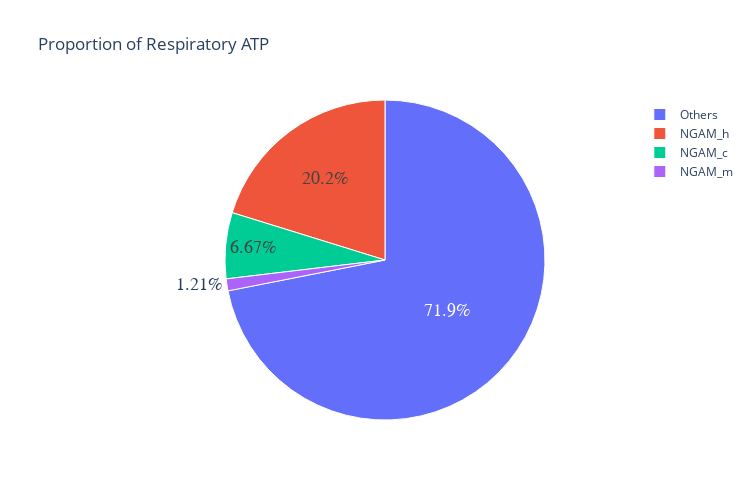

The notebook cell saved with this chart:
### Code cell
#Proportion of maintenace costs on respiratory ATP

L_r_NGAM = ['NGAM_h','NGAM_c','NGAM_m']
L_flux = [result_pfba_c3.fluxes[r_id] for r_id in L_r_NGAM]
print(L_flux)
cplx5_m = c3_model.reactions.get_by_id('cplx5_m')
ATP_cplx5 = result_pfba_c3.fluxes['cplx5_m'] * cplx5_m.get_coefficient('ATP_m')

trace = go.Pie(
    labels = L_r_NGAM + ['Others'],
    values = L_flux + [ATP_cplx5 - sum(L_flux)],
    textfont=dict(size=18,family='Arial',),
    marker=dict(line=dict(color='#FFF', width=1)),
)

data = [trace]

layout = go.Layout(
            title="Proportion of Respiratory ATP",
            height=500, 
            width=750,
            
    )

fig = go.Figure(data=data, layout=layout)

if save_fig:
    iplot(fig,filename='maintenance_respiratory_ATP',image='svg',image_height=500,image_width=750)
    sleep(5)
else:
    iplot(fig)
    
print('ATP Maintainence : Respiratory ATP  =  %s%%' %(round(sum(L_flux) / (ATP_cplx5) * 100,3)))

### Figure 1 — Plotly figure (JSON) as saved in the notebook; plotly's stock layout.template omitted (floating-point values rounded to 4 significant figures)
{"data": [{"labels": ["NGAM_h", "NGAM_c", "NGAM_m", "Others"], "marker": {"line": {"color": "#FFF", "width": 1}}, "textfont": {"family": "Arial", "size": 18}, "type": "pie", "values": [0.1527, 0.05035, 0.009111, 0.5431]}], "layout": {"height": 500, "title": {"text": "Proportion of Respiratory ATP"}, "width": 750}}
